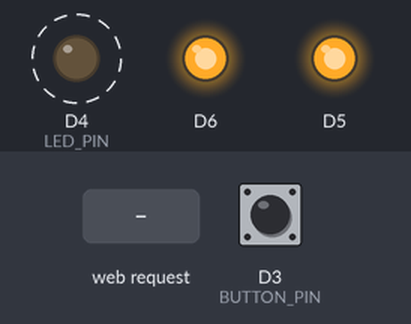
Bench run of a sketch on a simulated ESP8266 (NodeMCU). Parts: output pins drawn as LEDs (lit = HIGH). Dashed ring = blinking. The inputs (shaded band) are chosen by the test bench; at power-on: D3 (BUTTON_PIN) HIGH. WiFi joins after 1.5 s; servers stay silent unless stated; what the sketch prints to the serial monitor is not drawn.

Above: at 2.7 s.
2.8 s: D3 (BUTTON_PIN) pulled LOW for 0.15 s
At 4.3 s:
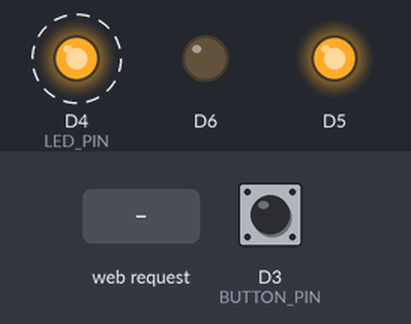
5.9 s: HTTP request GET /sw?sw=on received
At 8.3 s:
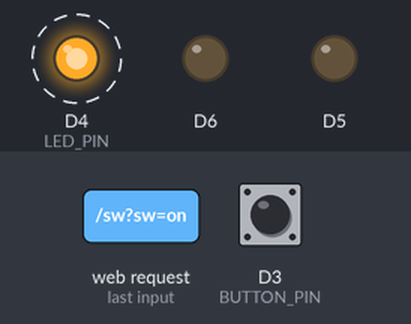
8.9 s: D3 (BUTTON_PIN) pulled LOW for 1 s
At 12.1 s:
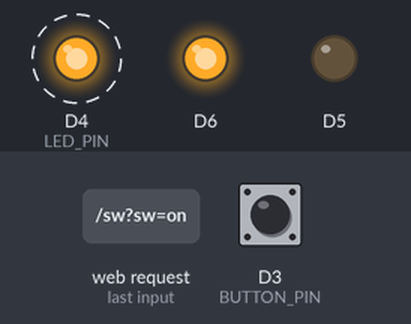
12.9 s: D3 (BUTTON_PIN) pulled LOW for 3.2 s
At 17.3 s:
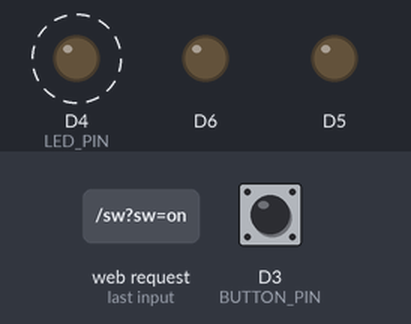
19.1 s: HTTP request GET /sw received
At 20.3 s:
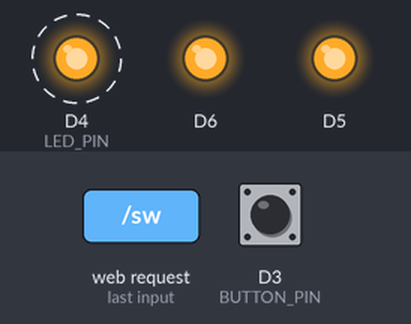
Timing chart, 0 to 23.1 s (numbered marks = the images above; inputs shaded):
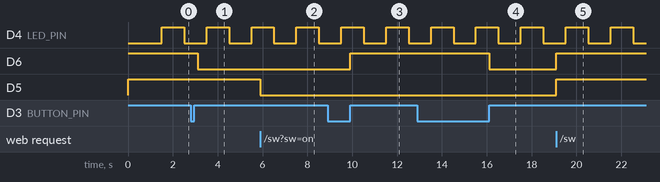

The sketch:

ESP8266RelayControl.ino
```cpp
#include <ESP8266WiFi.h>
#include <WiFiClient.h>
#include <ESP8266WebServer.h>
#include <ESP8266mDNS.h>

const char* ssid = "00000";
const char* password = "00000";

extern const String StartHeader;
extern const String EndHeader;
extern const String ButtonOn;
extern const String ButtonOff;

//------------------------------------------
//SETUP LED
long time_led;
#define LED_DELAY 1000
#define LED_PIN 2


//------------------------------------------
//SETUP RELAY
#define RELAY0_PIN D12
#define RELAY1_PIN D13

//------------------------------------------
//SETUP BUTTON
#define BUTTON_PIN D3
#define BUTTON_DELAY 300

long t_button;

//------------------------------------------
//WIFI i server HTTP
ESP8266WebServer server(80);
#define WIFI_SSID ssid
#define WIFI_PASSWORD password
#define HOST_NAME "onoff"


bool button_last;
long t_now;

void setup() {
  //Setup pin mode
  pinMode(BUTTON_PIN, INPUT_PULLUP);
  pinMode(LED_PIN, OUTPUT); //Initialize onboard LED as output
  pinMode(RELAY0_PIN, OUTPUT);
  pinMode(RELAY1_PIN, OUTPUT);
  SW_all_off(); //Turn off all relays
  button_last = HIGH;

  //Setup UART
  Serial.begin(115200);
  Serial.println("");
  Serial.println("START");

  //Setup WIFI
  WiFi.begin(WIFI_SSID, WIFI_PASSWORD);
  WiFi.hostname( HOST_NAME );
  Serial.print("Connecting to WIFI");

  //Wait for WIFI connection
  while( WiFi.status() != WL_CONNECTED ) {
    delay(500);
    Serial.print(".");
  }
  Serial.println("");
  Serial.print("Connected to ");
  Serial.println( WIFI_SSID );
  Serial.print("IP address: ");
  Serial.println(WiFi.localIP());

  //Setup HTTP server
  server.on("/", handleRoot);
  server.on("/sw", handleSW);
  server.onNotFound(handleNotFound);
  server.begin();
  Serial.println("HTTP server started");

}

void loop() {
  t_now = millis();

  server.handleClient();

  //Blinking an LED
  if( t_now - time_led > LED_DELAY ){
    digitalWrite(LED_PIN, !digitalRead(LED_PIN));
    time_led = t_now;
  }

  //Check button
  bool b = digitalRead( BUTTON_PIN );
  if( b != button_last && t_now - t_button > BUTTON_DELAY ){
    if( b==HIGH && button_last==LOW ){
      SW(0, digitalRead( RELAY0_PIN ));
      Serial.println("BUTTON");
    }

    t_button = t_now;
    button_last = b;
  }
}

void SW_all_on(){
  digitalWrite(RELAY0_PIN, LOW);
  digitalWrite(RELAY1_PIN, LOW);
}

void SW_all_off(){
  digitalWrite(RELAY0_PIN, HIGH);
  digitalWrite(RELAY1_PIN, HIGH);
}

void SW(byte num, bool sw){
  switch( num ){
    case 0: digitalWrite(RELAY0_PIN, !sw); break;
    case 1: digitalWrite(RELAY1_PIN, !sw); break;
  }
}

void handleRoot(){
  String html = StartHeader;

  if( !digitalRead(RELAY0_PIN) ){
    html += ButtonOff;
  }else{
    html += ButtonOn;
  }

  html += EndHeader;

  //server.send(200, "text/html", html);
  server.send(200, "text/html", html);
}

void handleSW(){
  if (server.arg("sw")== "on"){
    SW_all_on();
  }else{
    SW_all_off();
  }

  String ip = WiFi.localIP().toString();
  server.sendHeader("Location", String("http://") + ip, true);
  server.send ( 302, "text/plain", "");
  server.client().stop();
}

void handleNotFound(){
  String message = "File Not Found\n\n";
  message += "URI: ";
  message += server.uri();
  message += "\nMethod: ";
  message += (server.method() == HTTP_GET) ? "GET" : "POST";
  message += "\nArguments: ";
  message += server.args();
  message += "\n";
  for (uint8_t i=0; i<server.args(); i++){
    message += " " + server.argName(i) + ": " + server.arg(i) + "\n";
  }
  server.send(404, "text/plain", message);
}

const String StartHeader =
"<!doctype html>\
<html>\
<head>\
    <meta charset=\"utf-8\">\
    <meta http-equiv=\"Content-Type\" content=\"text/html;charset=UTF-8\">\
    <meta http-equiv=\"x-ua-compatible\" content=\"ie=edge\">\
    <title>Power supply switch</title>\
    <meta name=viewport content=\"width=device-width,initial-scale=1,maximum-scale=1,user-scalable=0\">\
    <link href=\"https://cdn.jsdelivr.net/npm/bootstrap@5.0.2/dist/css/bootstrap.min.css\" rel=\"stylesheet\" integrity=\"sha384-EVSTQN3/azprG1Anm3QDgpJLIm9Nao0Yz1ztcQTwFspd3yD65VohhpuuCOmLASjC\" crossorigin=\"anonymous\">\
</head>\
<body>\
    <div class=\"container\">\
        <div class=\"row\">\
          <div class=\"col text-center\">\
            <div class=\"card mt-4\">\
                <div class=\"card-header\">\
                    Power supply\
                </div>\
                <div class=\"card-body\">";

const String ButtonOn = "<a href=\"sw?sw=on\" class=\"btn btn-success btn-lg\">Включить</a>";
const String ButtonOff = "<a href=\"sw?sw=off\" class=\"btn btn-danger  btn-lg\">Выключить</a>";

const String EndHeader =
"                </div>\
      </div>\
</body>\
</html>";
```

Measured:
- after the input at 2.8 s, D6: HIGH → LOW after 0.30 s
- after the input at 5.9 s, D5: HIGH → LOW at once
- after the input at 8.9 s, D6: LOW → HIGH after 1.0 s
- after the input at 12.9 s, D6: HIGH → LOW after 3.2 s
- after the input at 19.1 s, D6, D5: LOW → HIGH at once
- by itself, D4 (LED_PIN): alternates HIGH for 1.0 s and LOW for 1.0 s
